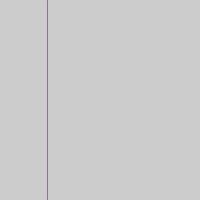
Frame 1 (no input)
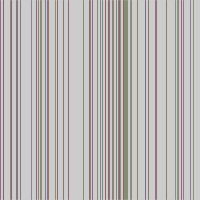
Frame 60 (the mouse pressed at the canvas centre just before this capture)
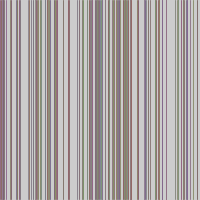
Frame 120 (the mouse held since frame 60 and released just before this capture)

The Processing sketch that drew these frames (run headless with seeded random() and noise(); from frame 60 on, the mouse is pressed at the canvas centre):

// Processing sketch: processing_151618
// ── processing_151618.pde

void setup(){
size(200,200);  
}
void draw(){
  //background();
  stroke(random(125,150),random(100,150),random(100,150));
  
  float distance_side = random(200);
  line(distance_side,0,distance_side,199);
}
